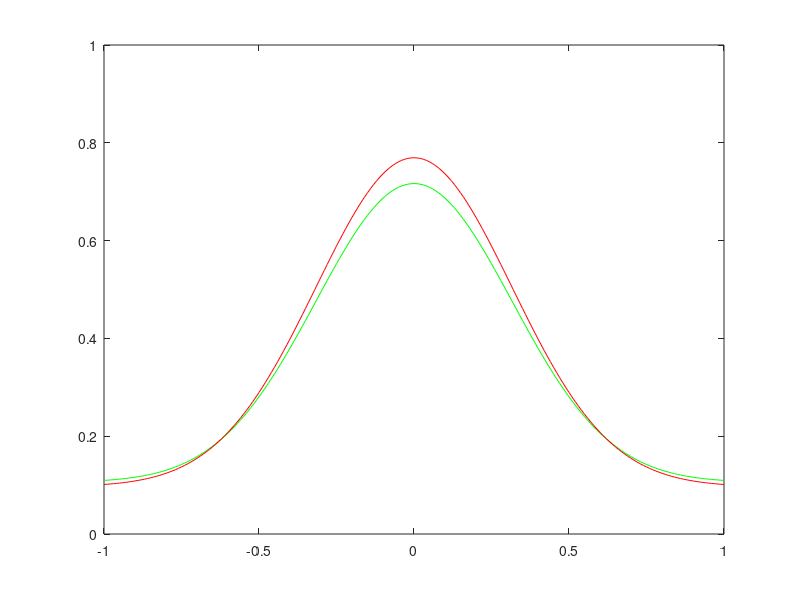
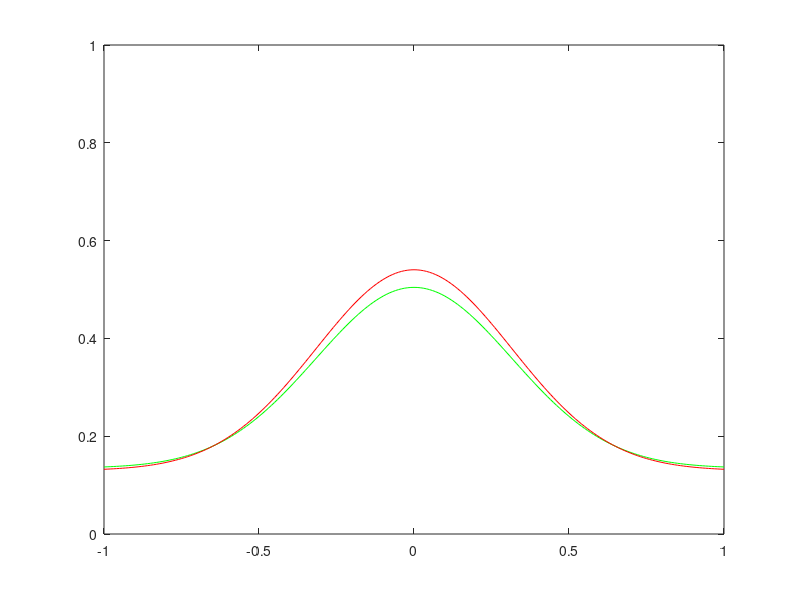
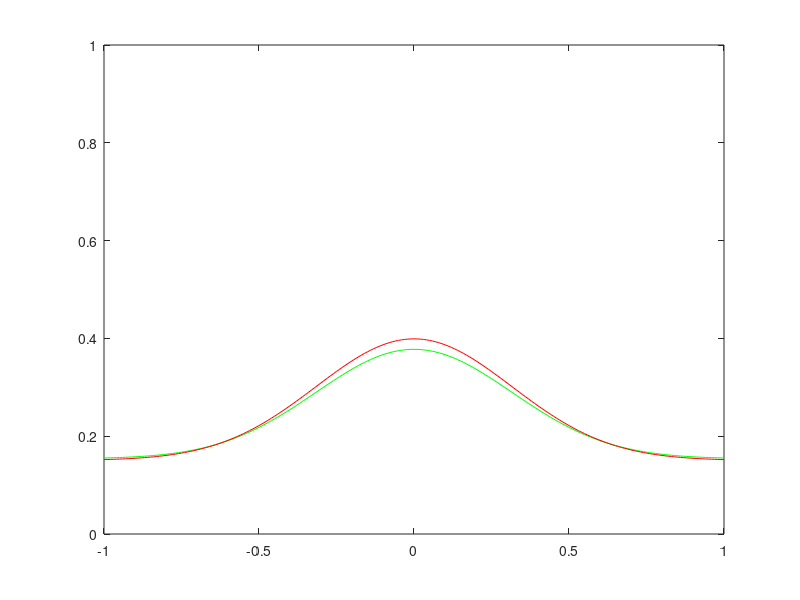
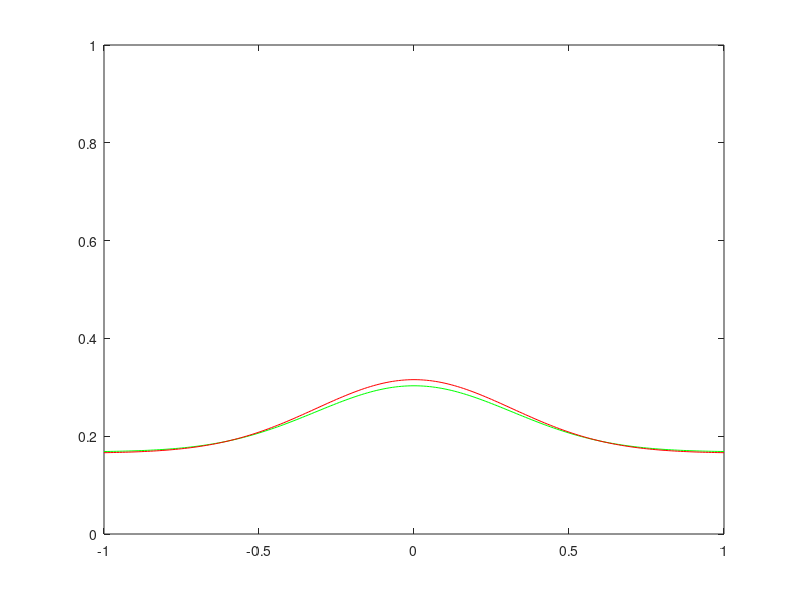

These charts were generated, in order, by the following MATLAB code:
% ondas de cAMP en Dictyostelium

clear; close;

dx=0.01;			% resolucion espacial
x=(-1:dx:1);	% grid en x
Lx=length(x);	% numero de puntos
dt=0.01;			% incremento temporal
tmax=25;			% tiempo maximo
jrec=50;			% intervalo de registro
k=10;
B=4;
io=0.1;
D=1e-07;
sigma=0.1;
% initial conditions
t=0;					% tiempo
j=0;					% indice de registro

% inicializar c y i 
c=exp(-1*x.^2/(2*sigma));
i=io;

%Funcion
while t<tmax;

   % pintar cada jrec ciclos
   j=j+1;
   if(mod(j,jrec)==0)
       figure();
    	plot(x,c,'g',x,i,'r');
    	axis([-1 1 0 1])
    	drawnow;
   end
   
   % segunda derivada
   newc = [c(2) c c(Lx-1)];			% condiciones de frontera sin flujo
   c1=newc(1:Lx);
   c2=newc(2:Lx+1);
   c3=newc(3:Lx+2);
   ddc=(c1+c3-2*c2)/(dx*dx);			% segunda derivada de c
   
   dc=((c.^2/(B*i.^2+c.^2))-c+(D*ddc))*dt;	% dcdt
   di=(k*(c-i))*dt;	% didt
   
   % actualizar variables
   c=c+dc;
   i=i+di;
   t=t+dt;
   
end


